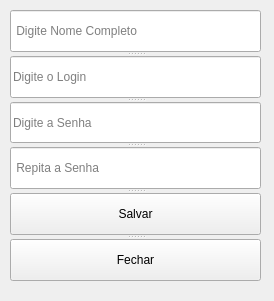
<?xml version="1.0" encoding="UTF-8"?>
<ui version="4.0">
 <class>MainWindow</class>
 <widget class="QMainWindow" name="MainWindow">
  <property name="geometry">
   <rect>
    <x>0</x>
    <y>0</y>
    <width>274</width>
    <height>301</height>
   </rect>
  </property>
  <property name="windowTitle">
   <string>MainWindow</string>
  </property>
  <widget class="QWidget" name="centralwidget">
   <widget class="QSplitter" name="splitter">
    <property name="geometry">
     <rect>
      <x>10</x>
      <y>10</y>
      <width>251</width>
      <height>271</height>
     </rect>
    </property>
    <property name="orientation">
     <enum>Qt::Vertical</enum>
    </property>
    <widget class="QLineEdit" name="edt_nome">
     <property name="baseSize">
      <size>
       <width>0</width>
       <height>3</height>
      </size>
     </property>
     <property name="placeholderText">
      <string> Digite Nome Completo</string>
     </property>
    </widget>
    <widget class="QLineEdit" name="edt_login">
     <property name="placeholderText">
      <string>Digite o Login</string>
     </property>
    </widget>
    <widget class="QLineEdit" name="edt_senha">
     <property name="echoMode">
      <enum>QLineEdit::Password</enum>
     </property>
     <property name="placeholderText">
      <string>Digite a Senha</string>
     </property>
    </widget>
    <widget class="QLineEdit" name="edt_c_senha">
     <property name="echoMode">
      <enum>QLineEdit::Password</enum>
     </property>
     <property name="placeholderText">
      <string> Repita a Senha</string>
     </property>
    </widget>
    <widget class="QPushButton" name="btn_salvar">
     <property name="text">
      <string>Salvar</string>
     </property>
    </widget>
    <widget class="QPushButton" name="btn_fechar">
     <property name="text">
      <string>Fechar</string>
     </property>
    </widget>
   </widget>
  </widget>
 </widget>
 <resources/>
 <connections/>
</ui>
